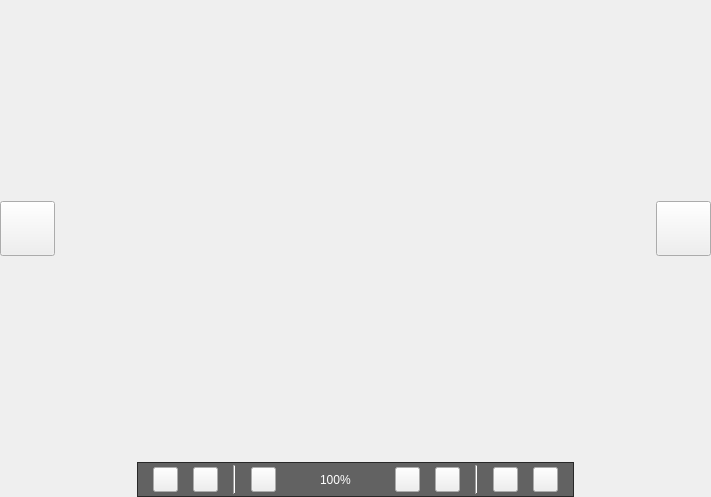
<?xml version="1.0" encoding="UTF-8"?>
<ui version="4.0">
 <class>ImageViewerTool</class>
 <widget class="QWidget" name="ImageViewerTool">
  <property name="enabled">
   <bool>true</bool>
  </property>
  <property name="geometry">
   <rect>
    <x>0</x>
    <y>0</y>
    <width>711</width>
    <height>497</height>
   </rect>
  </property>
  <property name="windowTitle">
   <string>Form</string>
  </property>
  <property name="styleSheet">
   <string notr="true">/*工具栏*/
#toolFrame{
	background-color: rgba(0, 0, 0, 150);
}
/*关闭栏*/
#titleFrame{
	background-color: rgba(0, 0, 0, 150);
}
/*关闭*/
#closeButton{
	border-image: url(./image/ImageViewerTool/close.png);
}
#closeButton:hover{
	border-image: url(./image/ImageViewerTool/close-hover.png);
}
#closeButton:pressed{
	border-image: url(./image/ImageViewerTool/close-pressed.png);
}
/*上一张*/
#previousButton{
	border-image: url(./image/ImageViewerTool/PreviousImage.png);
}
#previousButton:hover{
	border-image: url(./image/ImageViewerTool/PreviousImage-hover.png);
}
#previousButton:pressed{
	border-image: url(./image/ImageViewerTool/PreviousImage-pressed.png);
}
/*下一张*/
#nextButton{
	border-image: url(./image/ImageViewerTool/NextImage.png);
}
#nextButton:hover{
	border-image: url(./image/ImageViewerTool/NextImage-hover.png);
}
#nextButton:pressed{
	border-image: url(./image/ImageViewerTool/NextImage-pressed.png);
}
/*保存*/
#saveButton{
	border-image: url(./image/ImageViewerTool/Save.png);
}
#saveButton:hover{
	border-image: url(./image/ImageViewerTool/Save-hover.png);
}
#saveButton:pressed{
	border-image: url(./image/ImageViewerTool/Save-pressed.png);
}
/*全屏退出*/
#fullScreenButton{
	border-image: url(./image/ImageViewerTool/fullScreen.png);
}
#fullScreenButton:hover{
	border-image: url(./image/ImageViewerTool/fullScreen-hover.png);
}
#fullScreenButton:pressed{
	border-image: url(./image/ImageViewerTool/fullScreen-pressed.png);
}
#fullScreenButton:checked{
	border-image: url(./image/ImageViewerTool/ExitFullScreen.png);
}
#fullScreenButton:checked:hover{
	border-image: url(./image/ImageViewerTool/ExitFullScreen-hover.png);
}
#fullScreenButton:checked:pressed{
	border-image: url(./image/ImageViewerTool/ExitFullScreen-pressed.png);
}
/*放大*/
#zoomInButton{
	border-image: url(./image/ImageViewerTool/ZoomIn.png);
}
#zoomInButton:hover{
	border-image: url(./image/ImageViewerTool/ZoomIn-hover.png);
}
#zoomInButton:pressed{
	border-image: url(./image/ImageViewerTool/ZoomIn-pressed.png);
}
/*缩放值*/
#zoomValueLabel{
	font: 13pt &quot;微软雅黑&quot;;
	color: rgb(255, 255, 255);
}
/*缩小*/
#zoomOutButton{
	border-image: url(./image/ImageViewerTool/ZoomOut.png);
}
#zoomOutButton:hover{
	border-image: url(./image/ImageViewerTool/ZoomOut-hover.png);
}
#zoomOutButton:pressed{
	border-image: url(./image/ImageViewerTool/ZoomOut-pressed.png);
}
/*1：1*/
#zoom1to1Button{
	border-image: url(./image/ImageViewerTool/Zoom1to1.png);
}
#zoom1to1Button:hover{
	border-image: url(./image/ImageViewerTool/Zoom1to1-hover.png);
}
#zoom1to1Button:pressed{
	border-image: url(./image/ImageViewerTool/Zoom1to1-pressed.png);
}
#zoom1to1Button:disabled{
	border-image: url(./image/ImageViewerTool/Zoom1to1-disable.png);
}
/*右旋*/
#rightHandedButton{
	border-image: url(./image/ImageViewerTool/RightHanded.png);
}
#rightHandedButton:hover{
	border-image: url(./image/ImageViewerTool/RightHanded-hover.png);
}
#rightHandedButton:pressed{
	border-image: url(./image/ImageViewerTool/RightHanded-pressed.png);
}
/*信息*/
#informationButton{
	border-image: url(./image/ImageViewerTool/Information.png);
}
#informationButton:hover{
	border-image: url(./image/ImageViewerTool/Information-hover.png);
}
#informationButton:checked                    {
	border-image: url(./image/ImageViewerTool/Information-pressed.png);
}
</string>
  </property>
  <layout class="QVBoxLayout" name="verticalLayout">
   <property name="leftMargin">
    <number>0</number>
   </property>
   <property name="topMargin">
    <number>0</number>
   </property>
   <property name="rightMargin">
    <number>0</number>
   </property>
   <property name="bottomMargin">
    <number>0</number>
   </property>
   <item>
    <spacer name="verticalSpacer">
     <property name="orientation">
      <enum>Qt::Vertical</enum>
     </property>
     <property name="sizeHint" stdset="0">
      <size>
       <width>20</width>
       <height>168</height>
      </size>
     </property>
    </spacer>
   </item>
   <item>
    <layout class="QHBoxLayout" name="horizontalLayout">
     <item>
      <widget class="QPushButton" name="previousButton">
       <property name="minimumSize">
        <size>
         <width>55</width>
         <height>55</height>
        </size>
       </property>
       <property name="text">
        <string/>
       </property>
      </widget>
     </item>
     <item>
      <spacer name="horizontalSpacer">
       <property name="orientation">
        <enum>Qt::Horizontal</enum>
       </property>
       <property name="sizeHint" stdset="0">
        <size>
         <width>268</width>
         <height>20</height>
        </size>
       </property>
      </spacer>
     </item>
     <item>
      <widget class="QPushButton" name="nextButton">
       <property name="minimumSize">
        <size>
         <width>55</width>
         <height>55</height>
        </size>
       </property>
       <property name="text">
        <string/>
       </property>
      </widget>
     </item>
    </layout>
   </item>
   <item>
    <spacer name="verticalSpacer_2">
     <property name="orientation">
      <enum>Qt::Vertical</enum>
     </property>
     <property name="sizeHint" stdset="0">
      <size>
       <width>20</width>
       <height>168</height>
      </size>
     </property>
    </spacer>
   </item>
   <item>
    <layout class="QHBoxLayout" name="horizontalLayout_4">
     <item>
      <spacer name="horizontalSpacer_2">
       <property name="orientation">
        <enum>Qt::Horizontal</enum>
       </property>
       <property name="sizeHint" stdset="0">
        <size>
         <width>158</width>
         <height>20</height>
        </size>
       </property>
      </spacer>
     </item>
     <item>
      <widget class="QFrame" name="toolFrame">
       <property name="minimumSize">
        <size>
         <width>0</width>
         <height>35</height>
        </size>
       </property>
       <property name="frameShape">
        <enum>QFrame::StyledPanel</enum>
       </property>
       <property name="frameShadow">
        <enum>QFrame::Raised</enum>
       </property>
       <layout class="QHBoxLayout" name="horizontalLayout_3">
        <property name="spacing">
         <number>15</number>
        </property>
        <property name="leftMargin">
         <number>15</number>
        </property>
        <property name="topMargin">
         <number>2</number>
        </property>
        <property name="rightMargin">
         <number>15</number>
        </property>
        <property name="bottomMargin">
         <number>2</number>
        </property>
        <item>
         <widget class="QPushButton" name="saveButton">
          <property name="minimumSize">
           <size>
            <width>25</width>
            <height>25</height>
           </size>
          </property>
          <property name="maximumSize">
           <size>
            <width>25</width>
            <height>25</height>
           </size>
          </property>
          <property name="text">
           <string/>
          </property>
         </widget>
        </item>
        <item>
         <widget class="QPushButton" name="fullScreenButton">
          <property name="minimumSize">
           <size>
            <width>25</width>
            <height>25</height>
           </size>
          </property>
          <property name="maximumSize">
           <size>
            <width>25</width>
            <height>25</height>
           </size>
          </property>
          <property name="text">
           <string/>
          </property>
          <property name="checkable">
           <bool>true</bool>
          </property>
          <property name="default">
           <bool>false</bool>
          </property>
          <property name="flat">
           <bool>false</bool>
          </property>
         </widget>
        </item>
        <item>
         <widget class="Line" name="line">
          <property name="orientation">
           <enum>Qt::Vertical</enum>
          </property>
         </widget>
        </item>
        <item>
         <widget class="QPushButton" name="zoomOutButton">
          <property name="minimumSize">
           <size>
            <width>25</width>
            <height>25</height>
           </size>
          </property>
          <property name="maximumSize">
           <size>
            <width>25</width>
            <height>25</height>
           </size>
          </property>
          <property name="text">
           <string/>
          </property>
         </widget>
        </item>
        <item>
         <spacer name="horizontalSpacer_3">
          <property name="orientation">
           <enum>Qt::Horizontal</enum>
          </property>
          <property name="sizeHint" stdset="0">
           <size>
            <width>40</width>
            <height>20</height>
           </size>
          </property>
         </spacer>
        </item>
        <item>
         <widget class="QLabel" name="zoomValueLabel">
          <property name="minimumSize">
           <size>
            <width>0</width>
            <height>0</height>
           </size>
          </property>
          <property name="text">
           <string>100%</string>
          </property>
         </widget>
        </item>
        <item>
         <spacer name="horizontalSpacer_5">
          <property name="orientation">
           <enum>Qt::Horizontal</enum>
          </property>
          <property name="sizeHint" stdset="0">
           <size>
            <width>40</width>
            <height>20</height>
           </size>
          </property>
         </spacer>
        </item>
        <item>
         <widget class="QPushButton" name="zoomInButton">
          <property name="minimumSize">
           <size>
            <width>25</width>
            <height>25</height>
           </size>
          </property>
          <property name="maximumSize">
           <size>
            <width>25</width>
            <height>25</height>
           </size>
          </property>
          <property name="text">
           <string/>
          </property>
         </widget>
        </item>
        <item>
         <widget class="QPushButton" name="zoom1to1Button">
          <property name="enabled">
           <bool>true</bool>
          </property>
          <property name="minimumSize">
           <size>
            <width>25</width>
            <height>25</height>
           </size>
          </property>
          <property name="maximumSize">
           <size>
            <width>25</width>
            <height>25</height>
           </size>
          </property>
          <property name="text">
           <string/>
          </property>
         </widget>
        </item>
        <item>
         <widget class="Line" name="line_2">
          <property name="orientation">
           <enum>Qt::Vertical</enum>
          </property>
         </widget>
        </item>
        <item>
         <widget class="QPushButton" name="rightHandedButton">
          <property name="minimumSize">
           <size>
            <width>25</width>
            <height>25</height>
           </size>
          </property>
          <property name="maximumSize">
           <size>
            <width>25</width>
            <height>25</height>
           </size>
          </property>
          <property name="text">
           <string/>
          </property>
         </widget>
        </item>
        <item>
         <widget class="QPushButton" name="informationButton">
          <property name="minimumSize">
           <size>
            <width>25</width>
            <height>25</height>
           </size>
          </property>
          <property name="maximumSize">
           <size>
            <width>25</width>
            <height>25</height>
           </size>
          </property>
          <property name="text">
           <string/>
          </property>
         </widget>
        </item>
       </layout>
      </widget>
     </item>
     <item>
      <spacer name="horizontalSpacer_4">
       <property name="orientation">
        <enum>Qt::Horizontal</enum>
       </property>
       <property name="sizeHint" stdset="0">
        <size>
         <width>158</width>
         <height>20</height>
        </size>
       </property>
      </spacer>
     </item>
    </layout>
   </item>
  </layout>
 </widget>
 <resources/>
 <connections/>
</ui>
